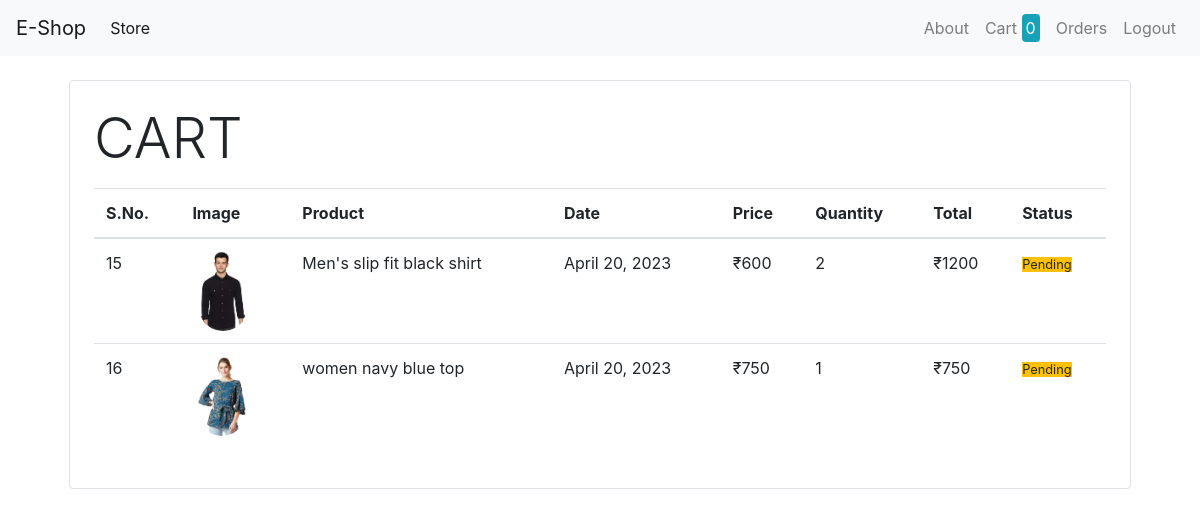
Screenshot of /orders/ (signed in) with the database file from the repository.
### store/models.py (models this page shows, shortened)
class Orders(models.Model):
    product = models.ForeignKey(Product, on_delete=models.CASCADE)
    customer = models.ForeignKey(Customer, on_delete=models.CASCADE)
    quantity = models.IntegerField(default=1)
    price = models.IntegerField()
    address = models.CharField(max_length=100, default='', blank=True)
    phone = models.CharField(max_length=15, default='', blank=True)
    date = models.DateField(default=datetime.datetime.today)
    status = models.BooleanField(default=False)

class Product(models.Model):
    name = models.CharField(max_length=50)
    price = models.IntegerField(default=0)
    category = models.ForeignKey(Category, on_delete=models.CASCADE, default=1)
    description = models.CharField(max_length=200, default='')
    image = models.ImageField(upload_to='uploads/products/')

### store/middlewares/auth.py (the view)
    def middleware(request):
        print(f"Customer are == {request.session.get('customer')}")
        if not request.session.get('customer'):
            return redirect('login')
        response = get_response(request)
        return response

### store/templatetags/custom_filter.py (called while the page is built)
@register.filter(name='currency')
def currency(number):
    return "₹"+str(number)

@register.filter(name='multiply')
def multiply(number, number1):
    return number * number1

### store/views.py (called while the page is built)
    def get(self, request):
        customer_id = request.session.get('customer')
        orders = Orders.objects.filter(customer = customer_id)
        orders = orders.order_by('-date')
        return render(request, 'orders.html',{'orders':orders})

### store/templates/orders.html
{% extends 'base.html' %}
{% block content %}
{% load cart %}
{% load custom_filter %}
<div class="container">
    <div class="border rounded p-4 m-4">
        <p class="display-4">CART</p>
        <table class="table">
            <thead>
                <tr>
                    <th>S.No.</th>
                    <th>Image</th>
                    <th>Product</th>
                    <th>Date</th>
                    <th>Price</th>
                    <th>Quantity</th>
                    <th>Total</th>
                    <th>Status</th>
                </tr>
            </thead>
            <tbody>
                {% for order in orders %}
                    <tr>
                        <td>{{order.id}}</td>
                        <td><img style="height:80px;" class="rounded-circle" src="{{order.product.image.url}}" alt=""></td>
                        <td>{{order.product.name}}</td>
                        <td>{{order.date}}</td>
                        <td>{{order.price|currency}}</td>
                        <td>{{order.quantity}}</td>
                        <td>{{order.quantity|multiply:order.price|currency}}</td>
                        {% if order.status %}
                            <td><small class="badge-success">Completed</small></td>
                        {% else %}
                            <td><small class="badge-warning">Pending</small></td>
                        {% endif %}
                    </tr>
                {% endfor %}
            </tbody>
        </table>
    </div>
</div>
{% endblock content %}

### rows the page displays
Orders: id "15", product.image (picture), product.name "Men's slip fit black shirt", date "April 20, 2023", price "₹600", quantity "2", quantity|multiply "₹1200", status "Pending"
Orders: id "16", product.image (picture), product.name "women navy blue top", date "April 20, 2023", price "₹750", quantity "1", quantity|multiply "₹750", status "Pending"

### other values shown
{{ request.session.cart.keys|length }} "0"
